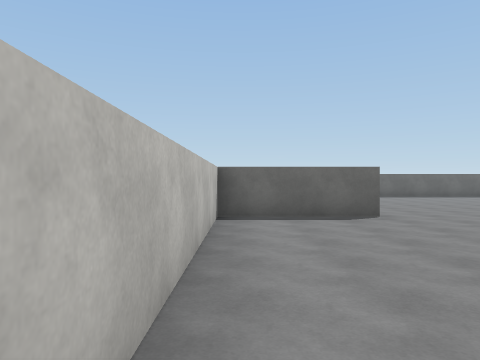
View 1 (above)

24 first-person views from a walk through a 3-D level made in the Unity game engine. The camera is 1.5 m above the floor, looks level and sees 70° across. The floor is counted in squares, 2 m on a side. Each view is taken from the middle of a square. On the plan, view 1 faces up. The plan holds only what a view shows up to about 11 squares ahead; the rest is blank. The place goes on beyond the plan. Surface patterns are stand-ins for the level's own textures.

View 2
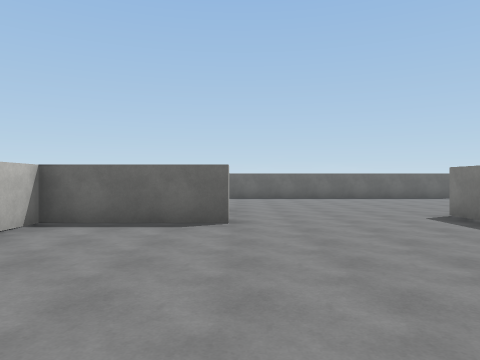

View 3
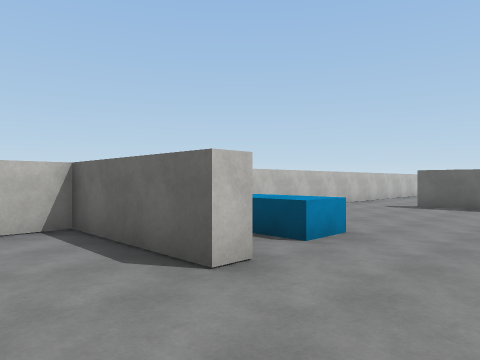

View 4
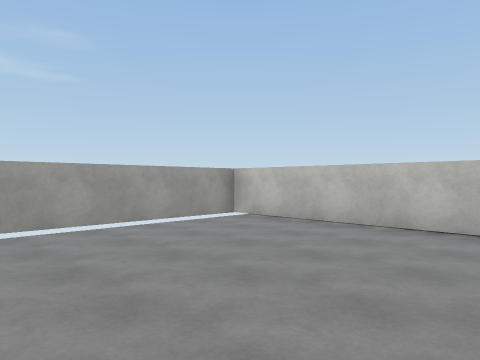

View 5
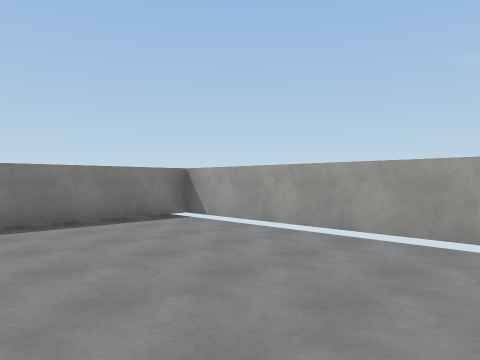

View 6
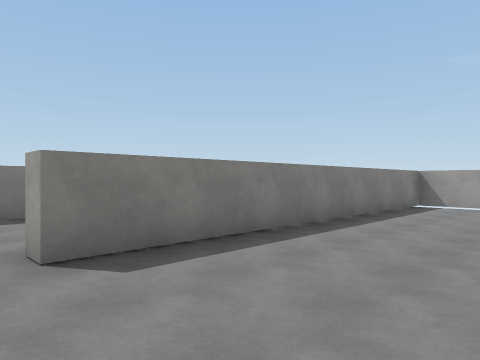

View 7
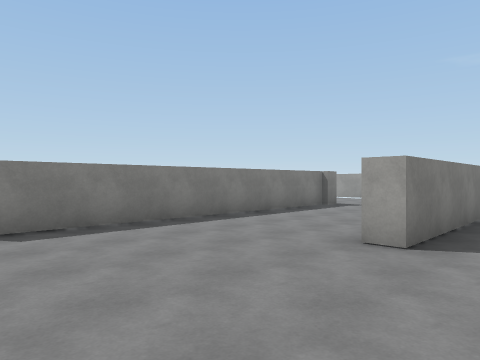

View 8
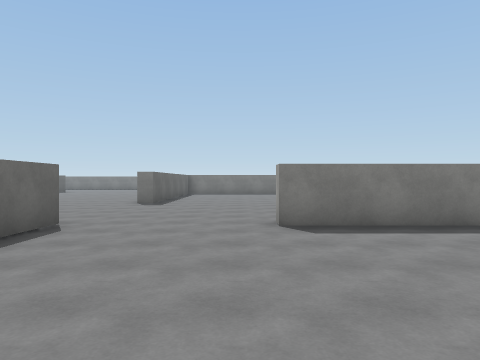

View 9
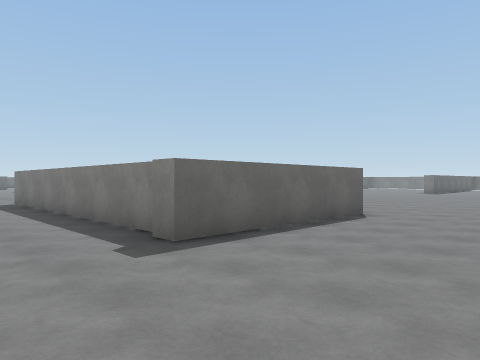

View 10
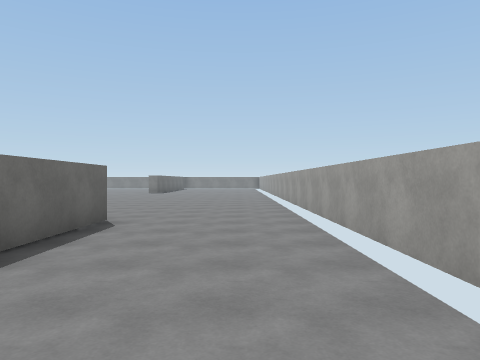

View 11
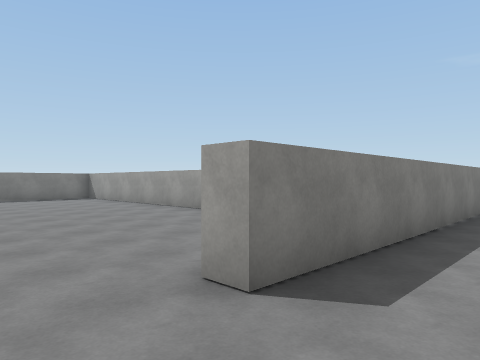

View 12
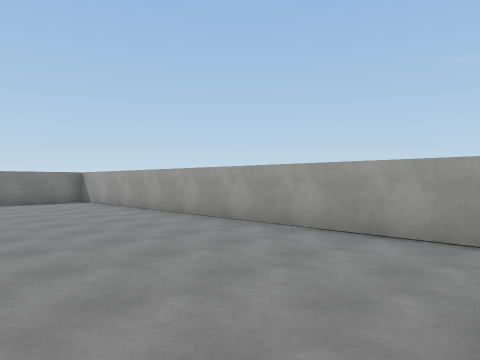

View 13
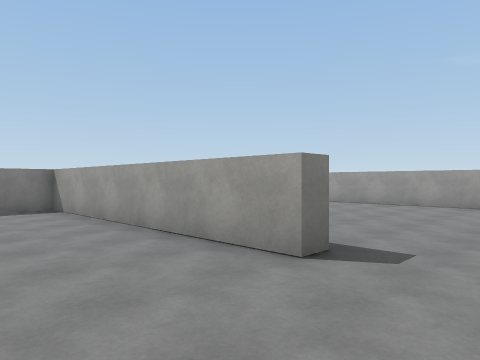

View 14
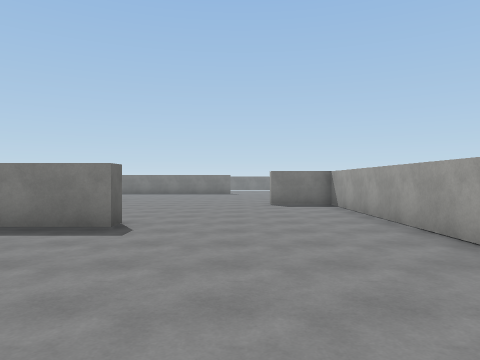

View 15
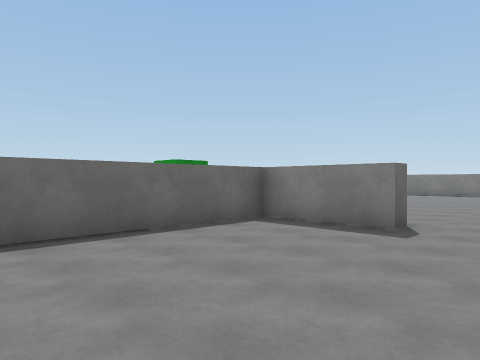

View 16
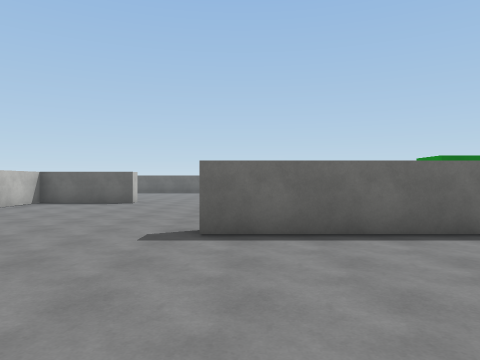

View 17
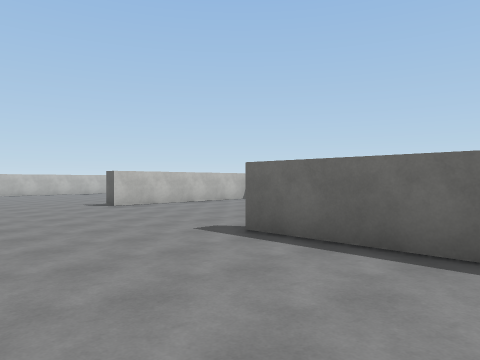

View 18
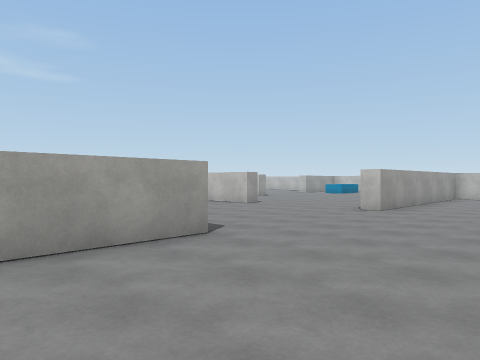

View 19
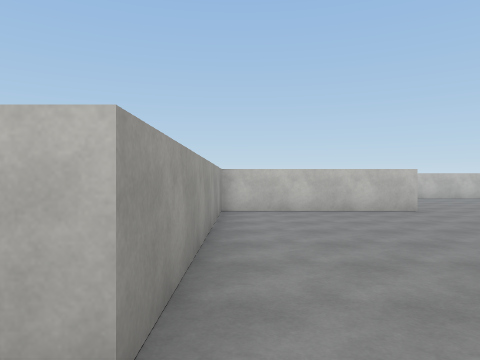

View 20
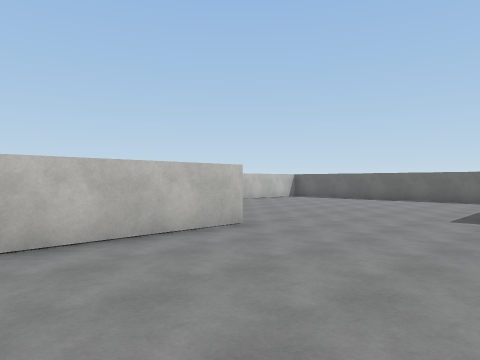

View 21
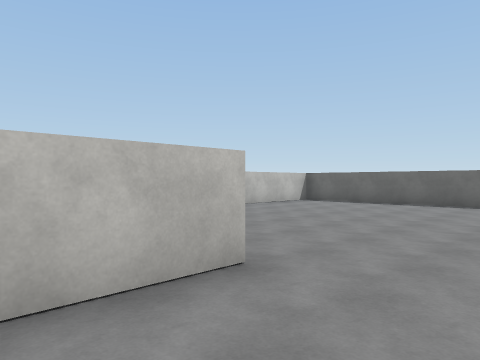

View 22
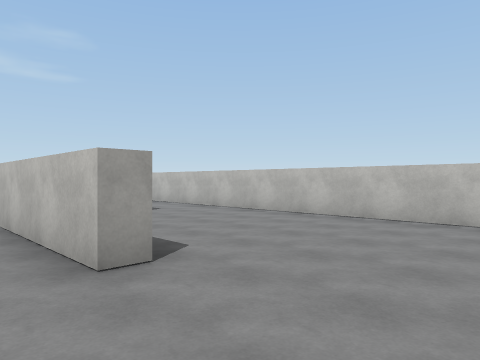

View 23
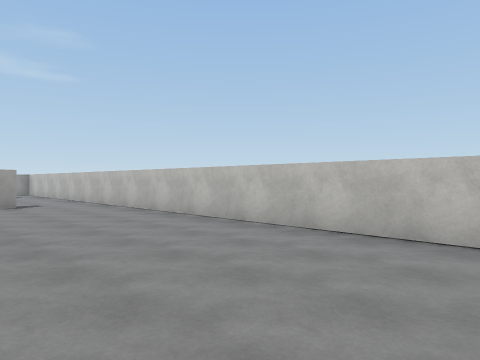

View 24
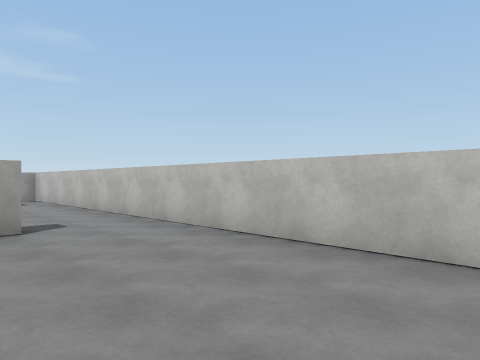

### Floor plan
Points are (right, up) in squares from view 1. A wall is a line through its corners. A room is listed if a view was taken in it or the views show most of it. See-through windows are left out.
Room 1 (views 1, 2, 3, 4, 5, 6, 7, 8, 9, 10, 11, 12)
walls: (11.5, 2.9) (11.5, 11.4) (12.1, 11.4); (16.4, 2.5) (11.4, 2.5) (11.4, 3); (12.2, -1.6) (18.9, -1.6); (2.8, 7.4) (2.8, 6.9) (-0.5, 6.9) (-0.5, -1.6) (7.3, -1.6) (7.3, 8.1) (7.9, 8.1); (11.8, 15.1) (10.4, 15.1); (19, -1.6) (19.5, -1.6); (3.2, 15.1) (1.8, 15.1); (-0.5, 14.4) (-0.5, 8.9)
low walls: (2.6, 9.6) (2.6, 8.6) (1.6, 8.6)
ways out: opening at (0.5, 15) to room 2; opening at (12.7, 13) to room 2
Room 2 (views 13, 14, 15, 16, 17, 18, 19, 20, 21, 22, 23, 24)
walls: (8.6, 25.1) (8.6, 23.4) (8, 23.4); (19.9, 20) (19.4, 20) (19.4, 22.7) (14.4, 22.7); (16.9, 14.8) (16.9, 15.3) (24.2, 15.3) (24.2, 17.1); (4.2, 20.2) (4.9, 20.2) (4.9, 15.6) (11.8, 15.6) (11.8, 15.1); (8.6, 29) (8.6, 27.1); (6.8, 29) (2.4, 29); (1.8, 15.6) (2.2, 15.6); (12.8, 7.5) (23.1, 7.5); (-0.5, 26.1) (-0.5, 14.4); (24.2, 8.6) (24.2, 9.9)
ways out: opening at (0.5, 15) to room 1; opening at (12.7, 13) to room 1

Where each view was taken, in squares from view 1:
view 1: 0 up, 0 right, facing up
view 2: 1 up, 3 right, facing up
view 3: 5 up, 5 right, facing up-left
view 4: 4 up, 5 right, facing down-left
view 5: 3 up, 1 right, facing down-right
view 6: 9 up, 4 right, facing down-right
view 7: 12 up, 6 right, facing down-right
view 8: 12 up, 6 right, facing right
view 9: 1 down, 9 right, facing up-right
view 10: 0 up, 10 right, facing right
view 11: 13 up, 10 right, facing down-right
view 12: 12 up, 12 right, facing down-right
view 13: 18 up, 15 right, facing down-right
view 14: 18 up, 14 right, facing right
view 15: 18 up, 14 right, facing up-right
view 16: 18 up, 15 right, facing up
view 17: 19 up, 18 right, facing up-left
view 18: 19 up, 20 right, facing down-left
view 19: 16 up, 13 right, facing left
view 20: 16 up, 9 right, facing up-left
view 21: 18 up, 7 right, facing up-left
view 22: 23 up, 6 right, facing down-left
view 23: 26 up, 4 right, facing down-left
view 24: 21 up, 3 right, facing down-left
